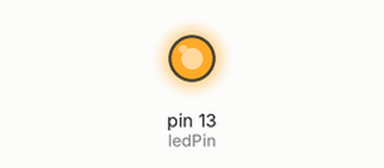
Simulated run of this sketch. Board: Arduino Uno, built with avr-gcc and run on an emulated ATmega328P. On the bench: output pins drawn as LEDs (lit = HIGH). At 0.0 s the program stops and its outputs stay as they are.

Above: at 0.1 s.
Timing chart, 0 to 1.5 s (numbered marks = the images above):
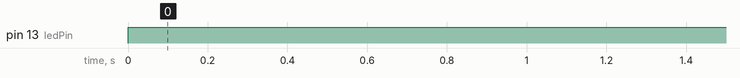

Measured:
- by itself, pin 13 (ledPin): LOW → HIGH at 0.00 s

The sketch:

sketch_may30b.ino
```cpp
#include "Arduino.h"
#include "arduino.h"

int ledPin = 13;

void setup() {
  // put your setup code here, to run once:
  pinMode(ledPin, OUTPUT);

}

void loop() {
  while(1)
  {
    digitalWrite(ledPin, HIGH);

  }
  }
```
